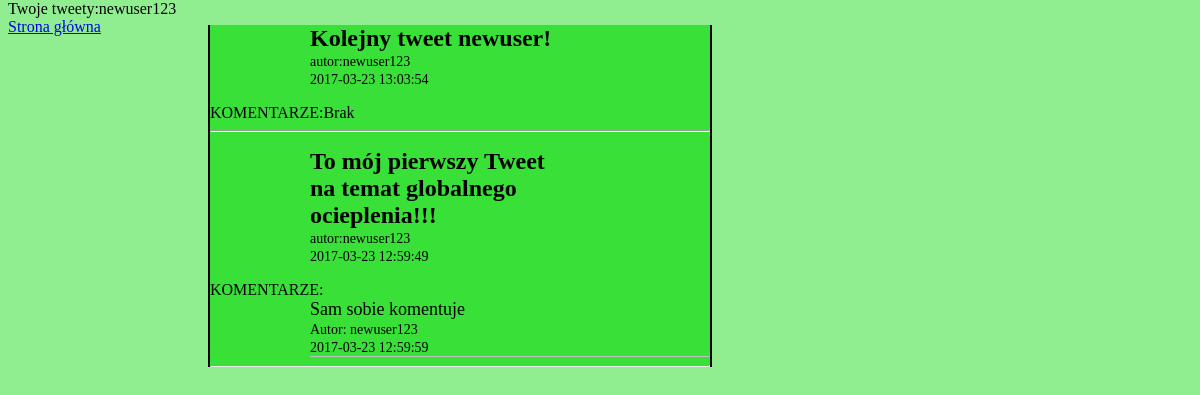
The page /Views/yourAcc.php (signed in) on the database its author committed.
### tables this page shows
CREATE TABLE `Tweet` (
  `id` int(11) NOT NULL,
  `userId` int(11) NOT NULL,
  `text` varchar(140) NOT NULL,
  `creationDate` datetime NOT NULL
);

CREATE TABLE `Users` (
  `id` int(11) NOT NULL,
  `username` varchar(255) NOT NULL,
  `email` varchar(255) NOT NULL,
  `password` varchar(60) NOT NULL
);

CREATE TABLE `Comment` (
  `id` int(11) NOT NULL,
  `userId` int(11) NOT NULL,
  `tweetId` int(11) NOT NULL,
  `creationDate` datetime NOT NULL,
  `text` varchar(100) NOT NULL
);

### Model/Tweet.php (called while the page is built, shortened)
<?php
class Tweet{
    private $id, $userId, $text, $creationDate;
    public function __construct() {
        $this->id = -1;
    }
    function getId() {
        return $this->id;
    }
    function getUserId() {
        return $this->userId;
    }
    function getText() {
        return $this->text;
    }
    function getCreationDate() {
        return $this->creationDate;
    }
    function setUserId($userId) {
        $this->userId = $userId;
    }
    function setText($text) {
        $this->text = $text;
    }
    function setCreationDate($creationDate) {
        $this->creationDate = $creationDate;
    }
    static public function loadAllTweetsByUserId(PDO $conn, $userId){
        $sql = 'Select * From `Tweet` Where `userId` = :userId Order By `creationDate` Desc;';
        $tweetArr = [];
        try{
            $query = $conn->prepare($sql);
            $result = $query->execute(['userId' => $userId]);
            if ($result && $query->rowCount() > 0){
            $allTweets = $query->fetchAll();
                foreach ($allTweets as $tweet){
                    $loadedTweet = new Tweet();
                    $loadedTweet->id = $tweet['id'];
                    $loadedTweet->userId = $tweet['userId'];
                    $loadedTweet->text = $tweet['text'];
                    $loadedTweet->creationDate = $tweet['creationDate'];
                    $tweetArr[] = $loadedTweet;
                }
                return $tweetArr;
            }
        }catch (PDOException $ex){
            echo $ex->getMessage();
        }
        return null;
    }
}

### Model/Users.php (called while the page is built, shortened)
<?php
class Users{
    private $id, $username, $email, $password;
    public function getUsername() {
        return $this->username;
    }
    public function setUsername($username) {
        $this->username = $username;
    }
    public function setPassword($password) {
        return $this;
    }
    static public function loadUserById(PDO $conn, $id){
        if ($id){
            $sql = 'Select * From `Users` Where `id`= :id;';
            try{
                $query = $conn->prepare($sql);
                $result = $query->execute(['id' => $id]);
                if ($result && $query->rowCount() > 0){
                $row = $query->fetch();
                $loadedUser = new Users();
                $loadedUser->id = $row['id'];
                $loadedUser->username = $row['username'];
                $loadedUser->email = $row['email'];
                $loadedUser->password = $row['password'];
                return $loadedUser;
                }
            }catch (PDOException $ex){
                echo $ex->getMessage();
            }
        }
        return null;
    }
}

### Model/Comment.php (called while the page is built, shortened)
<?php
class Comment{
    private $id, $userId, $tweetId, $creationDate, $text;
    public function getUserId() {
        return $this->userId;
    }
    public function getCreationDate() {
        return $this->creationDate;
    }
    public function getText() {
        return $this->text;
    }
    public function setUserId($userId) {
        $this->userId = $userId;
    }
    public function setCreationDate($creationDate) {
        $this->creationDate = $creationDate;
    }
    public function setText($text) {
        $this->text = $text;
    }
    static public function loadAllCommentsByTweetId(PDO $conn, $tweetId){
        $sql = 'Select * From `Comment` Where `tweetId` = :tweetId Order By `creationDate` Desc;';
        $commArr = [];
        try{
            $query = $conn->prepare($sql);
            $result = $query->execute(['tweetId' => $tweetId]);
            if ($result && $query->rowCount() > 0){
            $allComms = $query->fetchAll();
                foreach ($allComms as $comm){
                    $loadedComm = new Comment();
                    $loadedComm->id = $comm['id'];
                    $loadedComm->userId = $comm['userId'];
                    $loadedComm->tweetId = $comm['tweetId'];
                    $loadedComm->creationDate = $comm['creationDate'];
                    $loadedComm->text = $comm['text'];
                    $commArr[] = $loadedComm;
                }
                return $commArr;
            }
        }catch (PDOException $ex){
            echo $ex->getMessage();
        }
        return null;
    }
}

### Views/yourAcc.php (the view, shortened to what this page needs)
<?php
require_once '../Controller/CommentController.php';
?>
<!DOCTYPE html>
<html>
    <head>
        <link rel="stylesheet" href="css/style.css" type="text/css">
    </head>
    <body>
        <div>
            <?php
            echo '<div class="panel">Twoje tweety:'.$_SESSION['username'].'<br>';
            echo '<a href="main.php">Strona główna</a></div>';
            ?>
            <div class="all">
                <?php
                $arrayId = Tweet::loadAllTweetsByUserId($conn, $_SESSION['id']);
                foreach($arrayId as $tweet1){
                    echo '<p class="tweets"><span class="text1">'.$tweet1->getText().'</span><br>';
                    $authorOfTweet = Users::loadUserById($conn, $tweet1->getUserId());
                    echo '<span class="text2">autor:'.$authorOfTweet->getUsername().'<br>';
                    echo $tweet1->getCreationDate().'</span></p>';
                    $tweetId = $tweet1->getId();
                    echo "KOMENTARZE:";
                    $allcomments = Comment::loadAllCommentsByTweetId($conn, $tweetId);
                        if (count($allcomments) > 0){
                            foreach($allcomments as $comment){
                                echo '<div class="comtext"><span class=text3>'.$comment->getText().'</span><br>';
                                $autorOfComment = Users::loadUserById($conn, $comment->getUserId());
                                echo "<span class=text2>Autor: ".$autorOfComment->getUsername().'<br>';
                                echo $comment->getCreationDate().'</span></div>';
                            }
                        } else {
                            echo "Brak";
                        }
                echo '<hr>';
                }
                ?>
            </div>
        </div>
    </body>
</html>

### Views/css/style.css (style rules this page uses)
.panel { width: 20%; position: fixed; top: 0; float: left; }
.all { background-color: #38e038; margin-top: 25px; margin-left: 200px; margin-right: 300px; width: 500px; border-left: 2px black solid; border-right: 2px black solid; }
.tweets { word-wrap: break-word; margin-left: 100px; margin-right: 150px; }
.comtext { margin-left: 100px; border-bottom: 1px silver solid; }
.text1 { font-size: 24px; font-weight: bold; }
.text2 { font-size: 14px; }
.text3 { font-size: 18px; }

### Views/yourAcc.php (style rules this page uses)
body { background-color: lightgreen; }

### rows shown on the page
tweet: text "Kolejny tweet newuser!", userId.username "newuser123", creationDate "2017-03-23 13:03:54", shows "Brak"
tweet: text "To mój pierwszy Tweet na temat globalnego ocieplenia!!!", userId.username "newuser123", creationDate "2017-03-23 12:59:49"
comment: text "Sam sobie komentuje", userId.username "newuser123", creationDate "2017-03-23 12:59:59"

### other values the page prints
$_SESSION['username'] "newuser123"
